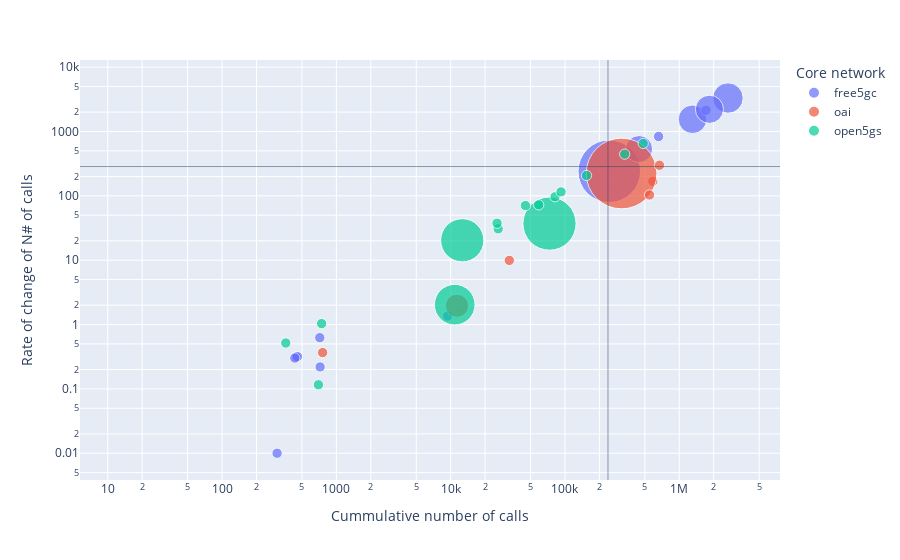

This figure's notebook cell:
### Code cell
sysprocess_scatter_df = spark.read.option("basePath", basePath).json(
    f"{basePath}/cn=*/ues=*/tool=sysprocess")

df_sysprocess_scatter = sysprocess_scatter_df.toPandas()

# Calculate average rate of increase per slot
sorted_df = df_sysprocess_scatter.groupby(['cn', 'comm', 'ues']).first().sort_values(by='ues').reset_index()

sorted_df['diff'] = sorted_df.groupby(['cn', 'comm'])['count'].diff() / sorted_df.groupby(['cn', 'comm'])['ues'].diff()

sum_df = sorted_df.groupby(['cn', 'comm'])['count'].sum().to_frame()
duration_df = sorted_df.groupby(['cn', 'comm'])['time (ms)'].sum().to_frame()
mean_df = sorted_df.groupby(['cn', 'comm'])['diff'].mean().to_frame()


merged_df = pd.merge(sum_df, duration_df, on=['cn', 'comm']) \
             .merge(mean_df.rename(columns={'diff': 'rct'}), on=['cn', 'comm']).reset_index()


merged_df['avg_duration'] = (merged_df['time (ms)'] / 1000000)
merged_df["avg_duration"] = [0.25 if val < 1 else val for val in merged_df['avg_duration']]
merged_df = remove_noise_processes(merged_df, 'comm', noise_processes_excl_db)
fig = px.scatter(merged_df, x="count", y="rct",
	         size="avg_duration", color="cn",
             labels={
                "ues": "Number of UEs",
                "time (ms)": "Time (ms)",
                "syscall": "System calls",
                "count": "Cummulative number of calls",
                "avg": "Average time per syscall (ms)",
                "avg_duration": "Time (ms)",
                "cn": "Core network",
                "rct": "Rate of change of N# of calls"
            },
            #  title="Total number of calls against thier rate of change as the number of UEs generated increases per Core network. Each bubble represents a process.",
                 hover_name="comm", log_x=True, log_y=True, size_max=50)
fig.update_layout(title_font=dict(size=10))
x_avg = merged_df['count'].mean()
y_avg = merged_df['rct'].mean()
fig.add_vline(x=x_avg, line_width=1, opacity=0.5)
fig.add_hline(y=y_avg, line_width=1, opacity=0.5)

# Update layout with new dimensions as percentages
# fig.update_layout(
#     height=600,     
#     width=800
# )

fig.show()
fig.write_image(f"plotly/processes_scatter_summary.jpeg")

### Figure 1 — Plotly figure (JSON) as saved in the notebook; plotly's stock layout.template omitted (floating-point values rounded to 4 significant figures)
{"data": [{"hovertemplate": "<b>%{hovertext}</b><br><br>Core network=free5gc<br>Cummulative number of calls=%{x}<br>Rate of change of N# of calls=%{y}<br>Time (ms)=%{marker.size}<extra></extra>", "hovertext": ["ModemManager", "amf", "ausf", "cron", "irqbalance", "mongod", "nrf", "nssf", "packagekitd", "pcf", "polkitd", "rsyslogd", "smf", "systemd-journal", "udisksd", "udm", "udr", "upf"], "legendgroup": "free5gc", "marker": {"color": "#636efa", "size": [0.25, 2.175, 0.25, 0.25, 0.25, 9.168, 1.918, 0.25, 0.25, 1.718, 0.25, 0.25, 0.25, 0.25, 0.25, 0.25, 1.865, 0.25], "sizemode": "area", "sizeref": 0.004687, "symbol": "circle"}, "mode": "markers", "name": "free5gc", "orientation": "v", "showlegend": true, "type": "scatter", "x": [303, 2666357, 659107, 42, 716, 244173, 1304713, 447, 98, 444726, 512, 721, 456, 9398, 306, 1712431, 1835871, 433], "xaxis": "x", "y": [0.01, 3313.0, 836.4, 0, 0.625, 241.2, 1548.0, 0.3125, null, 533.9, -0.4675, 0.2192, 0.3175, 1.353, -0.835, 2144.0, 2215.0, 0.3017], "yaxis": "y"}, {"hovertemplate": "<b>%{hovertext}</b><br><br>Core network=oai<br>Cummulative number of calls=%{x}<br>Rate of change of N# of calls=%{y}<br>Time (ms)=%{marker.size}<extra></extra>", "hovertext": ["amf", "ausf", "cron", "fwupd", "irqbalance", "mysqld", "nrf", "rsyslogd", "smf", "systemd-journal", "udisksd", "udm", "udr"], "legendgroup": "oai", "marker": {"color": "#EF553B", "size": [0.25, 0.25, 0.25, 0.25, 0.25, 11.72, 0.25, 0.25, 1.261, 0.25, 0.25, 0.25, 0.25], "sizemode": "area", "sizeref": 0.004687, "symbol": "circle"}, "mode": "markers", "name": "oai", "orientation": "v", "showlegend": true, "type": "scatter", "x": [115805, 586874, 13, 118, 758, 312639, 487312, 10499, 11365, 32589, 14, 670767, 549358], "xaxis": "x", "y": [null, 168.1, null, null, 0.3667, 222.5, -1.748, -5.538, 1.957, 9.922, null, 298.9, 103.3], "yaxis": "y"}, {"hovertemplate": "<b>%{hovertext}</b><br><br>Core network=open5gs<br>Cummulative number of calls=%{x}<br>Rate of change of N# of calls=%{y}<br>Time (ms)=%{marker.size}<extra></extra>", "hovertext": ["ModemManager", "cron", "irqbalance", "mongod", "open5gs-amfd", "open5gs-ausfd", "open5gs-bsfd", "open5gs-hssd", "open5gs-mmed", "open5gs-nrfd", "open5gs-nssfd", "open5gs-pcfd", "open5gs-pcrfd", "open5gs-scpd", "open5gs-sgwcd", "open5gs-sgwud", "open5gs-smfd", "open5gs-udmd", "open5gs-udrd", "open5gs-upfd", "polkitd", "rsyslogd", "systemd-journal", "udisksd"], "legendgroup": "open5gs", "marker": {"color": "#00cc96", "size": [0.25, 0.25, 0.25, 6.64, 0.25, 0.25, 0.25, 3.817, 3.817, 0.25, 0.25, 0.25, 3.876, 0.25, 0.25, 0.25, 4.377, 0.25, 0.25, 0.25, 0.25, 0.25, 0.25, 0.25], "sizemode": "area", "sizeref": 0.004687, "symbol": "circle"}, "mode": "markers", "name": "open5gs", "orientation": "v", "showlegend": true, "type": "scatter", "x": [57, 26, 743, 73197, 483334, 81802, 714, 10778, 10793, 26045, 697, 25450, 10850, 332997, 278, 305, 12627, 154272, 45073, 361, 81, 92398, 58888, 37], "xaxis": "x", "y": [null, 0, 1.033, 37.06, 652.4, 96.83, -0.3533, -0.7917, -2.054, 30.75, 0.1158, 37.49, 2.036, 445.3, -0.7217, -0.4367, 20.39, 207.3, 70.69, 0.5167, null, 115.3, 72.46, null], "yaxis": "y"}], "layout": {"legend": {"itemsizing": "constant", "title": {"text": "Core network"}, "tracegroupgap": 0}, "margin": {"t": 60}, "shapes": [{"line": {"width": 1}, "opacity": 0.5, "type": "line", "x0": 237800.0, "x1": 237800.0, "xref": "x", "y0": 0, "y1": 1, "yref": "y domain"}, {"line": {"width": 1}, "opacity": 0.5, "type": "line", "x0": 0, "x1": 1, "xref": "x domain", "y0": 285.4, "y1": 285.4, "yref": "y"}], "title": {"font": {"size": 10}}, "xaxis": {"anchor": "y", "domain": [0, 1], "title": {"text": "Cummulative number of calls"}, "type": "log"}, "yaxis": {"anchor": "x", "domain": [0, 1], "title": {"text": "Rate of change of N# of calls"}, "type": "log"}}}
